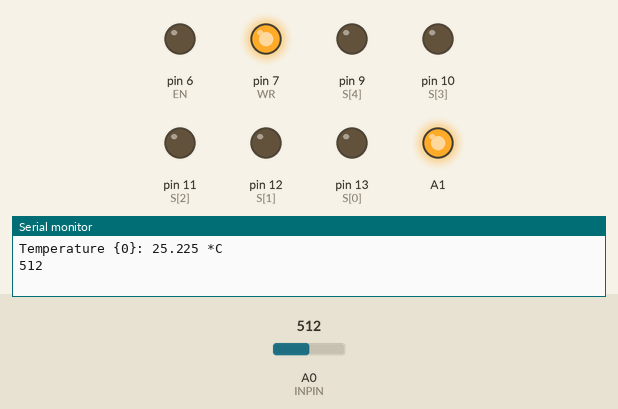
Recording of a program running on a simulated Arduino Uno, built with avr-gcc and run on an emulated ATmega328P. Parts: output pins drawn as LEDs (lit = HIGH), the last lines printed to the serial monitor. The test bench sets the inputs (shaded band); at power-on: A0 (INPIN) = 512.

Above: at 0.5 s.
At 2.5 s:
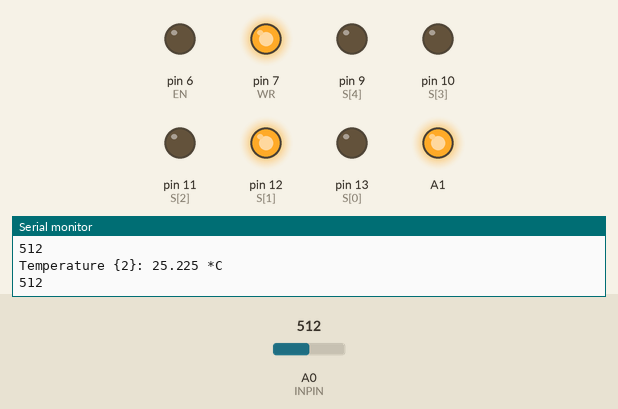
At 4.5 s:
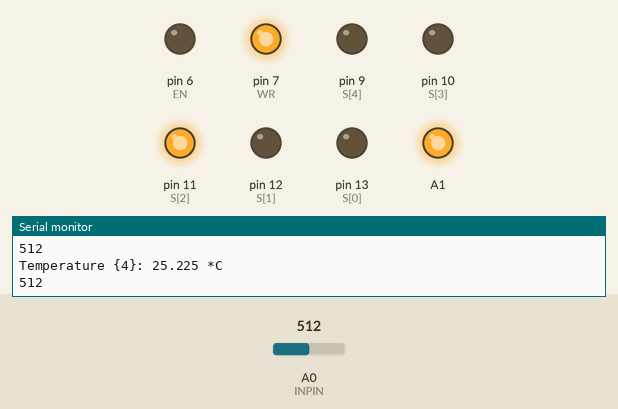
At 9.6 s:
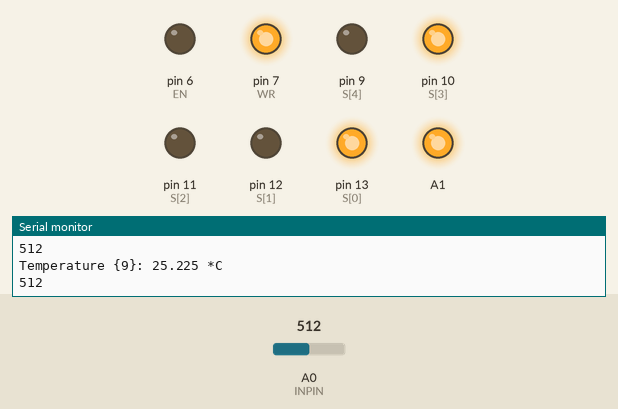
At 14.6 s:
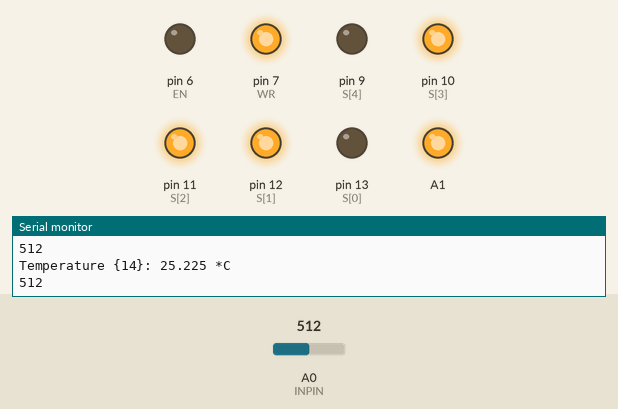
At 19.7 s:
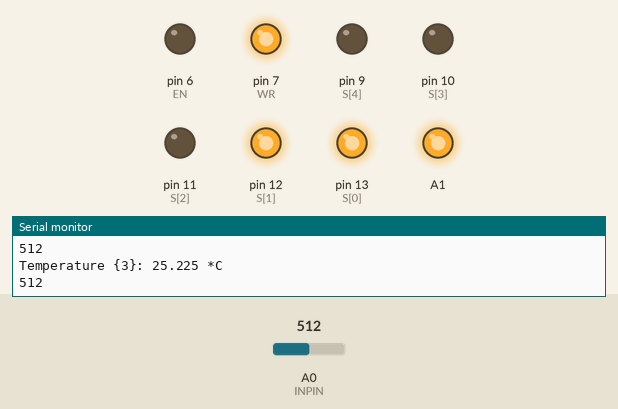
Timing chart, 0 to 21.0 s (numbered marks = the images above):
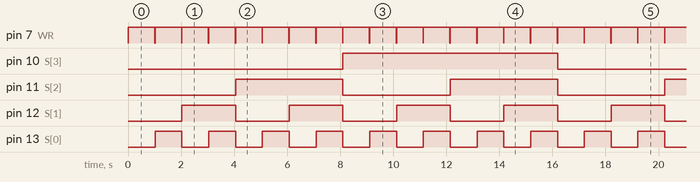

The program:

main.cpp
```cpp
#include <Arduino.h>

#define R1 100000
//#define Vsal A0
#define B 3950
#define T0 25
#define R2nominal 100000
float R2 = 0.0;
float T;

//megamux
int S[5] = {13, 12, 11, 10, 9}; // A0, A1, A2, A3, A4

int CS = 8;
int WR = 7;
int EN = 6;
int INPIN = A0; // I0

void pinSelect(int pinnum);

void setup() {
    for (int x = 0; x < 5; x ++) {
        pinMode(S[x],OUTPUT);
        digitalWrite(S[x], LOW);
    }
    pinMode(CS, OUTPUT);
    digitalWrite(CS, LOW);
    pinMode(WR, OUTPUT);
    digitalWrite(WR, LOW);
    pinMode(EN, OUTPUT);
    digitalWrite(EN, LOW);
    pinMode(A1, OUTPUT);
    digitalWrite(A1, HIGH);
    pinMode(INPIN, INPUT);
    Serial.begin(115200);
    analogReference(EXTERNAL);
}

void loop() {
    for(int i = 0; i < 16; i++){
        char buffer[60];
        pinSelect(i);
        //R2 = ((float)analogRead(INPIN)*R1)/(1023-(float)analogRead(INPIN));
        R2 = R1*(1023-(float)analogRead(INPIN))/((float)analogRead(INPIN));
        T = 1.0/(1.0/(T0+273.15)+(1.0/(B))*log(R2/R2nominal));
        T -= 273.15;
        unsigned int analog_val = analogRead(INPIN);
        snprintf(buffer, sizeof(buffer), "Temperature {%d}: %d.%d *C", i, (int)T, abs((int)(T*10 - (int)T)));
        Serial.println(buffer);
        Serial.println(analog_val);
        delay(1000);
    }

}
void pinSelect(int pinnum){
    digitalWrite(WR, LOW);
    delay(10);
    for (int x = 0; x<5; x++){
        byte state = bitRead(pinnum, x);
        digitalWrite(S[x], state);
    }
    digitalWrite(WR, HIGH);

}
```

Measured:
- by itself, pin 7 (WR): alternates HIGH for 1.0 s and LOW for 0.01 s
- by itself, pin 10 (S[3]): alternates HIGH for 8.1 s and LOW for 8.1 s
- by itself, pin 11 (S[2]): alternates HIGH for 4.0 s and LOW for 4.0 s
- by itself, pin 12 (S[1]): alternates HIGH for 2.0 s and LOW for 2.0 s
- by itself, pin 13 (S[0]): alternates HIGH for 1.0 s and LOW for 1.0 s
